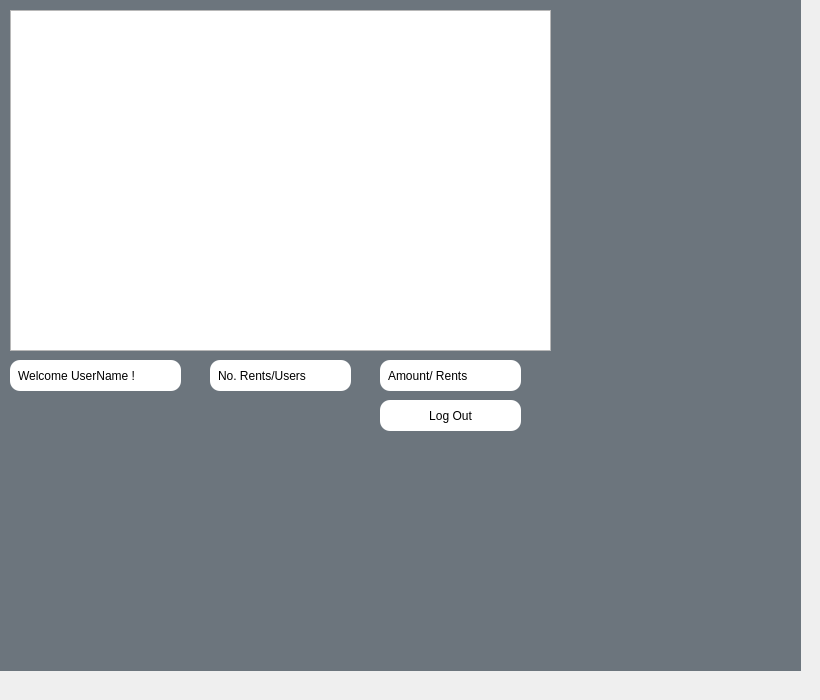
    <widget class="QWidget" name="profile_page">
     <attribute name="title">
      <string>Page</string>
     </attribute>
     <widget class="QLabel" name="user_label">
      <property name="geometry">
       <rect>
        <x>10</x>
        <y>360</y>
        <width>171</width>
        <height>31</height>
       </rect>
      </property>
      <property name="styleSheet">
       <string notr="true">    QLabel {
	background-color: rgb(255, 255, 255);
        border-radius: 10px;
        padding: 5px;
    }</string>
      </property>
      <property name="text">
       <string>Welcome UserName !</string>
      </property>
     </widget>
     <widget class="QTableWidget" name="profile_table">
      <property name="geometry">
       <rect>
        <x>10</x>
        <y>10</y>
        <width>541</width>
        <height>341</height>
       </rect>
      </property>
     </widget>
     <widget class="QLabel" name="rents_label">
      <property name="geometry">
       <rect>
        <x>210</x>
        <y>360</y>
        <width>141</width>
        <height>31</height>
       </rect>
      </property>
      <property name="styleSheet">
       <string notr="true">    QLabel {
	background-color: rgb(255, 255, 255);
        border-radius: 10px;
        padding: 5px;
    }</string>
      </property>
      <property name="text">
       <string>No. Rents/Users</string>
      </property>
     </widget>
     <widget class="QPushButton" name="logoutB">
      <property name="geometry">
       <rect>
        <x>380</x>
        <y>400</y>
        <width>141</width>
        <height>31</height>
       </rect>
      </property>
      <property name="styleSheet">
       <string notr="true">    QPushButton {
	background-color: rgb(255, 255, 255);
        border-radius: 10px;
        padding: 5px;
    }</string>
      </property>
      <property name="text">
       <string>Log Out</string>
      </property>
     </widget>
     <widget class="QLabel" name="bg_profile">
      <property name="geometry">
       <rect>
        <x>-10</x>
        <y>-20</y>
        <width>811</width>
        <height>691</height>
       </rect>
      </property>
      <property name="font">
       <font>
        <pointsize>48</pointsize>
       </font>
      </property>
      <property name="styleSheet">
       <string notr="true">background-color: #6C757D ;
color: #2C3E50;</string>
      </property>
      <property name="text">
       <string/>
      </property>
      <property name="pixmap">
       <pixmap>:/newPrefix/889d0311af25dd85e87efb8f968b1d90.jpg</pixmap>
      </property>
     </widget>
     <widget class="QLabel" name="amount_label">
      <property name="geometry">
       <rect>
        <x>380</x>
        <y>360</y>
        <width>141</width>
        <height>31</height>
       </rect>
      </property>
      <property name="styleSheet">
       <string notr="true">    QLabel {
	background-color: rgb(255, 255, 255);
        border-radius: 10px;
        padding: 5px;
    }</string>
      </property>
      <property name="text">
       <string>Amount/ Rents</string>
      </property>
     </widget>
     <zorder>bg_profile</zorder>
     <zorder>user_label</zorder>
     <zorder>profile_table</zorder>
     <zorder>rents_label</zorder>
     <zorder>logoutB</zorder>
     <zorder>amount_label</zorder>
    </widget>
